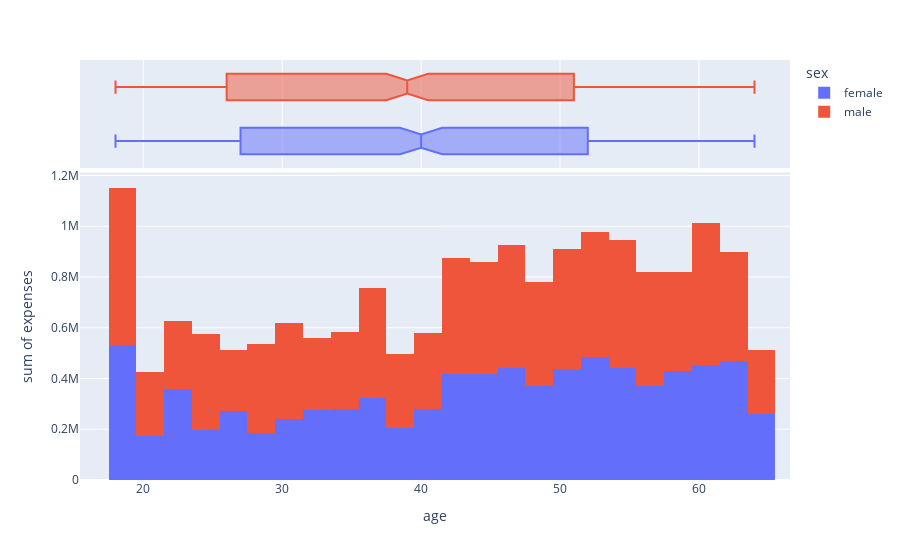

Notebook source saved alongside this figure:
### Code cell
fig = px.histogram(df, x= 'age' , y = 'expenses' , color='sex' , marginal='box')
fig.show()

### Figure 1 — Plotly figure (JSON) as saved in the notebook; plotly's stock layout.template omitted (floating-point values rounded to 4 significant figures; data arrays with more than 128 entries replaced by an {"elided": "..."} marker saying what was removed)
{"data": [{"alignmentgroup": "True", "bingroup": "x", "histfunc": "sum", "hovertemplate": "sex=female<br>age=%{x}<br>sum of expenses=%{y}<extra></extra>", "legendgroup": "female", "marker": {"color": "#636efa", "pattern": {"shape": ""}}, "name": "female", "offsetgroup": "female", "orientation": "v", "showlegend": true, "type": "histogram", "x": {"elided": "662 int values"}, "xaxis": "x", "y": {"elided": "662 float values"}, "yaxis": "y"}, {"alignmentgroup": "True", "hovertemplate": "sex=female<br>age=%{x}<extra></extra>", "legendgroup": "female", "marker": {"color": "#636efa"}, "name": "female", "notched": true, "offsetgroup": "female", "showlegend": false, "type": "box", "x": {"elided": "662 int values"}, "xaxis": "x2", "yaxis": "y2"}, {"alignmentgroup": "True", "bingroup": "x", "histfunc": "sum", "hovertemplate": "sex=male<br>age=%{x}<br>sum of expenses=%{y}<extra></extra>", "legendgroup": "male", "marker": {"color": "#EF553B", "pattern": {"shape": ""}}, "name": "male", "offsetgroup": "male", "orientation": "v", "showlegend": true, "type": "histogram", "x": {"elided": "676 int values"}, "xaxis": "x", "y": {"elided": "676 float values"}, "yaxis": "y"}, {"alignmentgroup": "True", "hovertemplate": "sex=male<br>age=%{x}<extra></extra>", "legendgroup": "male", "marker": {"color": "#EF553B"}, "name": "male", "notched": true, "offsetgroup": "male", "showlegend": false, "type": "box", "x": {"elided": "676 int values"}, "xaxis": "x2", "yaxis": "y2"}], "layout": {"barmode": "relative", "legend": {"title": {"text": "sex"}, "tracegroupgap": 0}, "margin": {"t": 60}, "xaxis": {"anchor": "y", "domain": [0, 1], "title": {"text": "age"}}, "xaxis2": {"anchor": "y2", "domain": [0, 1], "matches": "x", "showgrid": true, "showticklabels": false}, "yaxis": {"anchor": "x", "domain": [0, 0.7326], "title": {"text": "sum of expenses"}}, "yaxis2": {"anchor": "x2", "domain": [0.7426, 1], "matches": "y2", "showgrid": false, "showline": false, "showticklabels": false, "ticks": ""}}}
